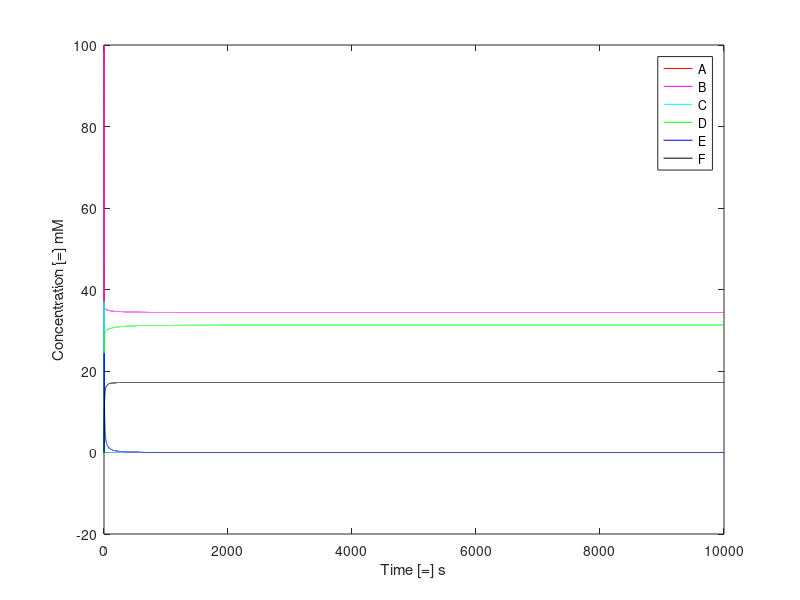

Write the MATLAB code that produced this figure.
function [] = tow_example_of_couple_odes ()
% This function uses experimental rate constants as a function of
% temperature for the calculation of the concentrations of A, B, C, D, E,
% and F as a function of time, from a given reaction network.

%Thomas Dursch
%September 29th, 2009

%The reaction network is: A + B --> C --> D; A + D <---> E; 2E --> F; 
%which all occur in parallel. 

clc 
clear all

%Defining constants:
%Pre-exponential Factors:
k1p = 100000; % [=] mM^-1*s^-1
k2p = 13000; % [=] s^-1
k3p = 500; % [=] mM^-1*s^-1
k3rp = 22000; % [=] s^-1
k4p= 1.6*10^8; % [=] mM^-1*s^-1

%Actvation Energies [=] J/mol:
Ea1 = 44000;
Ea2 = 28000;
Ea3 = 21000;
Ea3r = 35000;
Ea4 = 66000;

R = 8.314; % Gas Constant [=] J/mol-K
T = 328; % Temperature at which the experiment was run [=] K

%Assume the rate constants have the Arrhenius Form: k(T) =
%kxp*exp(-Ea/(R*T)):

global k1 k2 k3 k3r k4 C

k1 = k1p*exp(-Ea1/(R*T)); % A + B --> C
k2 = k2p*exp(-Ea2/(R*T)); % C --> D
k3 = k3p*exp(-Ea3/(R*T)); % A + D --> E
k3r = k3rp*exp(-Ea3r/(R*T)); % E --> A + D
k4 = k4p*exp(-Ea4/(R*T)); % 2E --> F

%Initial Conditions [=] mMol:
initial = [100 100 0 0 0 0];
tspan = [0 10000];

%ODE Solver: 
[time, c] = ode45(@diffeq, tspan, initial); % Use ODE45 to solve the 
%system of rate equations defined by '@diffeq' over the given timespan and 
%using the intial conditions.

figure(1)
plot(time, c(:,1),'r') % Create a plot of the concentrations as a function
%of time.  

hold on % Not only plot A, but plot B, C, D, E, and F as well.

plot(time, c(:,2),'m')
plot(time, c(:,3),'c')
plot(time, c(:,4),'g')
plot(time, c(:,5),'b')
plot(time, c(:,6),'k')

% Additionally, print the values of the concentrations at t=tspan so that
% the final value is easily determined.
C(1)
C(2)
C(3)
C(4)
C(5)
C(6)

hold off

xlabel('Time [=] s')
ylabel('Concentration [=] mM')
legend('A', 'B', 'C', 'D', 'E', 'F')

end % Ending the function in order to create a new function diffeq.

function df = diffeq (t,f)
%This function is used in the ODE solver - it is the rate equations that
%will be solved by the ODE solver.

global k1 k2 k3 k3r k4 C

df = zeros(6,1); % Creates a zeros vector where the solutions to the ODEs 
%will be stored.  It is a 6 species x 1 solution vector.

%Rate Equations: f(1)=A, f(2)=B, f(3)=C, f(4)=D, f(5)=E, f(6)=F
df(1) = -k1*f(1)*f(2)-k3*f(1)*f(4)+ k3r*f(5);
df(2) = -k1*f(1)*f(2);
df(3) = k1*f(1)*f(2) - k2*f(3);
df(4) = k2*f(3) - k3*f(1)*f(4) + k3r*f(5);
df(5) = k3*f(1)*f(4) - k3r*f(5) - 2*k4*f(5)*f(5);
df(6) = k4*f(5)*f(5);

%Define f(i) as the vector C in order to report the values at time t=tspan.
C(1) = f(1);
C(2) = f(2);
C(3) = f(3);
C(4) = f(4);
C(5) = f(5);
C(6) = f(6);

end
